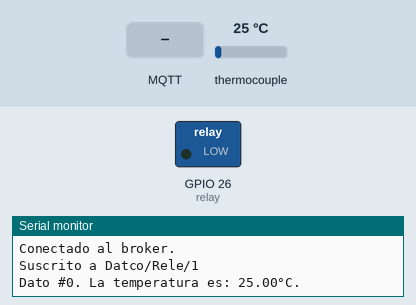
This sketch was run on a simulated ESP32. Parts: switched loads named in the sketch (green lamp = pin HIGH), the last lines printed to the serial monitor. The inputs (shaded band) are chosen by the test bench; at power-on: thermocouple 25 °C. WiFi joins after 1.5 s; servers stay silent unless stated; no MQTT or app messages arrive unless stated.

Above: at 2.7 s.
2.8 s: MQTT message "5" arrives on the first subscribed topic
At 7.6 s:
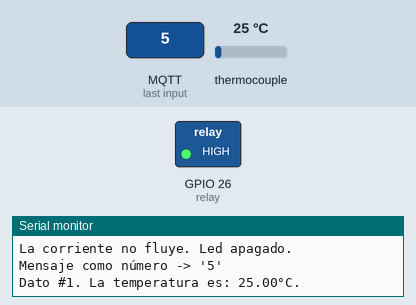
8.0 s: MQTT message "1" arrives on the first subscribed topic
At 12.7 s:
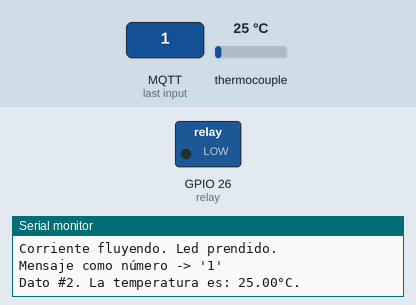
13.0 s: MQTT message "90" arrives on the first subscribed topic
At 17.2 s:
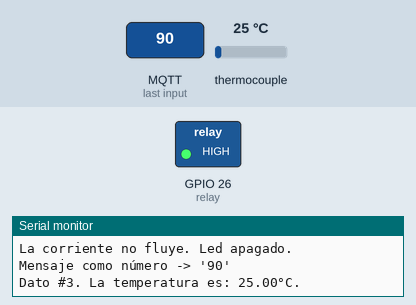
Timing chart, 0 to 18.7 s (numbered marks = the images above; inputs shaded):
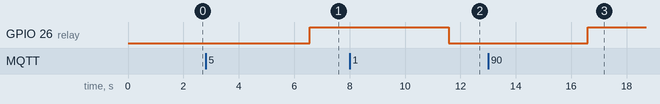

The sketch:

Rele_y_Publicador_Datco-Argentina-Oficina_3-Temperatura.ino
```cpp
//---------- Librerías ----------
#include <WiFi.h>
#include <WiFiClient.h>
#include <PubSubClient.h>
#include "max6675.h"

//--------- Declaración de variables --------
WiFiClient esp32Client;
PubSubClient mqttClient(esp32Client);

const char* ssid = "Datco_usuarios"; //Nombre de la red WiFi
const char* password = "Datco_Chile"; //Contraseña de la red WiFi

char *server = "190.110.108.59"; //IP del servidor que funciona como broker
int port = 1883; //Puerto por defecto de un broker

const int relay = 26;
float temperatura = 0;
int count = 0;
char msj[40];
#define CS 5
#define SO 19
#define SCK 18

MAX6675 myMAX6675(SCK, CS, SO);

//------------ Inicializar WiFi -------------
void wifiInit() {
  Serial.print("Conectándose a ");
  Serial.println(ssid);

  WiFi.begin(ssid, password); //Comienza a conectarse al Wifi

  //Esto ocurre MIENTRAS se está conectando
  while (WiFi.status() != WL_CONNECTED) {
    Serial.print("."); //Muestra un punto cada 0,5 segundos
    delay(500);
  }

  Serial.println("");
  Serial.println("Conectado a la red WiFi.");
  Serial.print("Dirección IP: ");
  Serial.println(WiFi.localIP());
}

//------------ Callback del MQTT -------------
void callback(char* topic, byte* payload, unsigned int length) {
  String mensaje = "";

  Serial.print("Mensaje recibido desde [");
  Serial.print(topic);
  Serial.println("]");

  for (int i = 0; i < length; i++) {
    //Serial.println("El mensaje es: " + mensaje);
    mensaje += (char)payload[i];
  }

  Serial.println("Mensaje -> " + mensaje);

  String str = String(mensaje);
  str.toCharArray(msj, 40);

  Serial.print("Nuevo mensaje -> '");
  Serial.print(msj);
  Serial.println("'");

  //Si es 1, el relé se enciende. Si es 0, se apaga.
  if ((int)strtol(msj, NULL, 10) == 1) {
    digitalWrite(relay, LOW);
    Serial.println("Corriente fluyendo. Led prendido.");
    Serial.print("Mensaje como número -> '");
    Serial.print(msj);
    Serial.println("'");
  } else {
    digitalWrite(relay, HIGH);
    Serial.println("La corriente no fluye. Led apagado.");
    Serial.print("Mensaje como número -> '");
    Serial.print(msj);
    Serial.println("'");
  }
}

//------------- Reconectarse al WiFi -------------
void reconnect() {
  while (!mqttClient.connected()) {
    Serial.println("Intentando conexión MQTT...");

    if (mqttClient.connect("arduinoClient")) {
      Serial.println("Conectado al broker.");

      // Datco/Rele/1
      if (mqttClient.subscribe("Datco/Rele")) {
        Serial.println("Suscrito a Datco/Rele/1");
      } else {
        Serial.println("Fallo en la suscripción a Datco/Rele/1");
      }
    } else {
      Serial.print("Falló la conexión. Error -> ");
      Serial.println(mqttClient.state());
      Serial.println("Intentando de nuevo en 5 segundos...");
      delay(5000);
    }
  }
}

//--------- Setup del Arduino ----------
void setup() {
  Serial.begin(115200);
  delay(10);
  pinMode(relay, OUTPUT);
  wifiInit();
  mqttClient.setServer(server, port);
  mqttClient.setCallback(callback);
}

//---------- Función Loop del Arduino ----------
void loop() {
  //Si no está conectado, se trata de conectar.
  if (!mqttClient.connected()) {
    reconnect();
  } else {
    mqttClient.loop();

    temperatura = myMAX6675.readCelsius();

    String str = String(temperatura);
    str.toCharArray(msj, 40);

    Serial.print("Dato #");
    Serial.print(count);
    Serial.print(". La temperatura es: ");
    Serial.print(temperatura);
    Serial.println("°C.");
    count++;

    //Las siguientes 3 lineas sirven para publicar los datos en el topico Datco/Chile/Oficina_1/Temperatura cada 5 segundos
    sprintf(msj, "%.2f", temperatura);
    mqttClient.publish("Datco/Argentina/Oficina_3/Temperatura", msj);
    delay(5000);
  }
}
```

Measured:
- after the input at 2.8 s, GPIO 26 (relay): LOW → HIGH after 3.8 s
- after the input at 8.0 s, GPIO 26 (relay): HIGH → LOW after 3.6 s
- after the input at 13.0 s, GPIO 26 (relay): LOW → HIGH after 3.6 s
